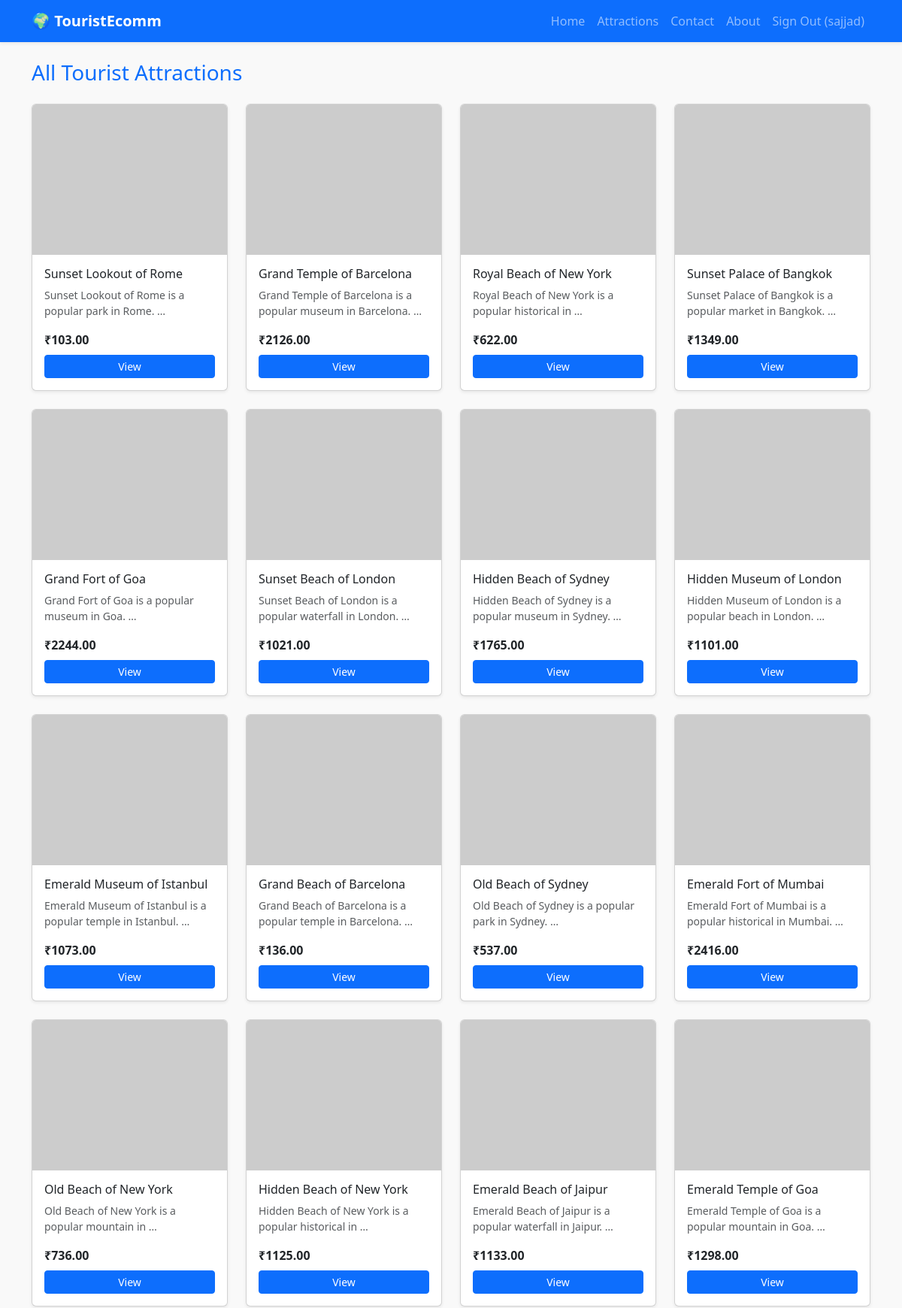
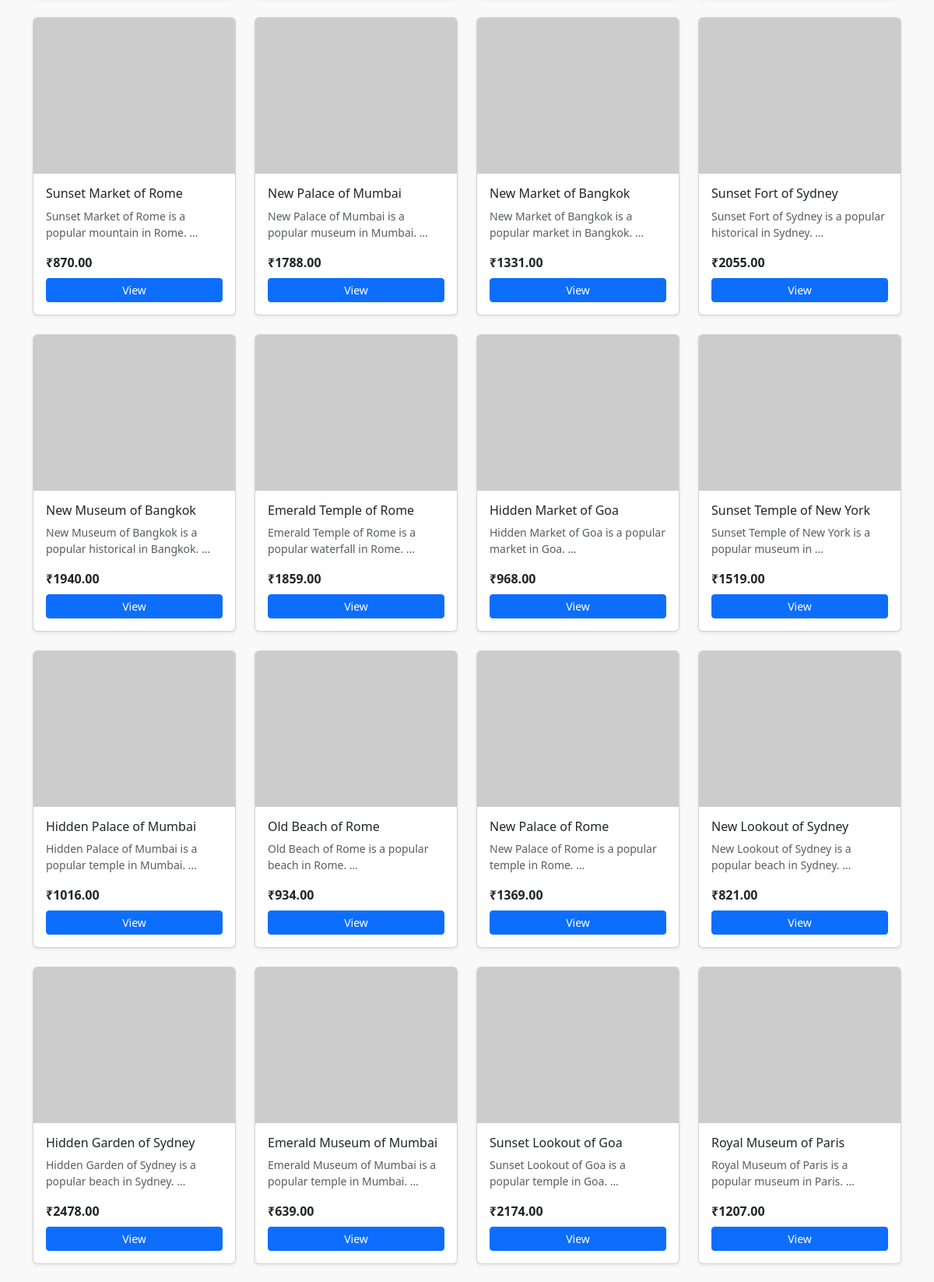
The app's page /attractions/ (signed in, upper part) with its own data (2 pictures, top to bottom).
### store/models.py (models this page shows)
class Attraction(models.Model):
    name = models.CharField(max_length=200)
    slug = models.SlugField(max_length=240, unique=True)
    region = models.ForeignKey(Region, on_delete=models.SET_NULL, null=True, blank=True)
    category = models.CharField(max_length=100, blank=True)
    description = models.TextField(blank=True)
    ticket_price = models.DecimalField(max_digits=8, decimal_places=2, default=0.00)
    image_url = models.URLField(blank=True)
    latitude = models.DecimalField(max_digits=9, decimal_places=6, null=True, blank=True)
    longitude = models.DecimalField(max_digits=9, decimal_places=6, null=True, blank=True)
    opening_hours = models.CharField(max_length=200, blank=True)
    available = models.BooleanField(default=True)
    created_at = models.DateTimeField(auto_now_add=True)

### store/views.py (the view)
# urls.py: path('attractions/', views.attractions_list, name='attractions_list'),
def attractions_list(request):
    attractions = Attraction.objects.all()
    return render(request, 'store/attractions_list.html', {'attractions': attractions})

### store/templates/store/attractions_list.html (shortened to what this page needs)
{% extends 'store/base.html' %}
{% block content %}
<h3 class="mb-4 text-primary">All Tourist Attractions</h3>
<div class="row">
  {% for a in attractions %}
  <div class="col-6 col-md-4 col-lg-3 mb-4">
    <div class="card h-100 shadow-sm">
      <img src="{{ a.image_url }}" class="card-img-top" alt="{{ a.name }}">
      <div class="card-body d-flex flex-column">
        <h6 class="card-title">{{ a.name }}</h6>
        <p class="card-text small text-muted">{{ a.description|truncatewords:10 }}</p>
        <p class="fw-bold mt-auto mb-2">₹{{ a.ticket_price }}</p>
        <a class="btn btn-sm btn-primary w-100" href="{% url 'attraction_detail' a.slug %}">View</a>
      </div>
    </div>
  </div>
  {% empty %}
    <p>No attractions available right now.</p>
  {% endfor %}
</div>
{% endblock %}

### store/templates/store/base.html (shortened to what this page needs)
<!DOCTYPE html>
<html lang="en">
<head>
  <link href="https://cdn.jsdelivr.net/npm/bootstrap@5.3.2/dist/css/bootstrap.min.css" rel="stylesheet">
</head>
<body>
  <nav class="navbar navbar-expand-lg navbar-dark bg-primary shadow-sm">
    <div class="container">
      <a class="navbar-brand fw-bold" href="{% url 'home' %}">🌍 TouristEcomm</a>
      <div class="collapse navbar-collapse" id="navmenu">
        <ul class="navbar-nav ms-auto">
            {% if user.is_authenticated %}
                <li class="nav-item"><a class="nav-link" href="{% url 'home' %}">Home</a></li>
                <li class="nav-item"><a class="nav-link" href="{% url 'attractions_list' %}">Attractions</a></li>
                <li class="nav-item"><a class="nav-link" href="{% url 'contact' %}">Contact</a></li>
                <li class="nav-item"><a class="nav-link" href="{% url 'about' %}">About</a></li>
                <li class="nav-item"><a class="nav-link" href="{% url 'signout' %}">Sign Out ({{ user.username }})</a></li>
            {% endif %}
        </ul>
      </div>
    </div>
  </nav>
  <div class="container my-4">
    {% block content %}{% endblock %}
  </div>
</body>
</html>

### store/templates/store/base.html (style rules this page uses)
body { background-color: #f9f9f9; }
.card-img-top { height: 200px; object-fit: cover; }

### records on screen
Attraction: name "Sunset Lookout of Rome", description "Sunset Lookout of Rome is a popular park in Rome. …", ticket_price "103.00"
Attraction: name "Grand Temple of Barcelona", description "Grand Temple of Barcelona is a popular museum in Barcelona. …", ticket_price "2126.00"
Attraction: name "Royal Beach of New York", description "Royal Beach of New York is a popular historical in …", ticket_price "622.00"
Attraction: name "Sunset Palace of Bangkok", description "Sunset Palace of Bangkok is a popular market in Bangkok. …", ticket_price "1349.00"
Attraction: name "Grand Fort of Goa", description "Grand Fort of Goa is a popular museum in Goa. …", ticket_price "2244.00"
Attraction: name "Sunset Beach of London", description "Sunset Beach of London is a popular waterfall in London. …", ticket_price "1021.00"
Attraction: name "Hidden Beach of Sydney", description "Hidden Beach of Sydney is a popular museum in Sydney. …", ticket_price "1765.00"
Attraction: name "Hidden Museum of London", description "Hidden Museum of London is a popular beach in London. …", ticket_price "1101.00"
Attraction: name "Emerald Museum of Istanbul", description "Emerald Museum of Istanbul is a popular temple in Istanbul. …", ticket_price "1073.00"
Attraction: name "Grand Beach of Barcelona", description "Grand Beach of Barcelona is a popular temple in Barcelona. …", ticket_price "136.00"
Attraction: name "Old Beach of Sydney", description "Old Beach of Sydney is a popular park in Sydney. …", ticket_price "537.00"
Attraction: name "Emerald Fort of Mumbai", description "Emerald Fort of Mumbai is a popular historical in Mumbai. …", ticket_price "2416.00"
Attraction: name "Old Beach of New York", description "Old Beach of New York is a popular mountain in …", ticket_price "736.00"
Attraction: name "Hidden Beach of New York", description "Hidden Beach of New York is a popular historical in …", ticket_price "1125.00"
Attraction: name "Emerald Beach of Jaipur", description "Emerald Beach of Jaipur is a popular waterfall in Jaipur. …", ticket_price "1133.00"
Attraction: name "Emerald Temple of Goa", description "Emerald Temple of Goa is a popular mountain in Goa. …", ticket_price "1298.00"
Attraction: name "Sunset Market of Rome", description "Sunset Market of Rome is a popular mountain in Rome. …", ticket_price "870.00"
Attraction: name "New Palace of Mumbai", description "New Palace of Mumbai is a popular museum in Mumbai. …", ticket_price "1788.00"
Attraction: name "New Market of Bangkok", description "New Market of Bangkok is a popular market in Bangkok. …", ticket_price "1331.00"
Attraction: name "Sunset Fort of Sydney", description "Sunset Fort of Sydney is a popular historical in Sydney. …", ticket_price "2055.00"
Attraction: name "New Museum of Bangkok", description "New Museum of Bangkok is a popular historical in Bangkok. …", ticket_price "1940.00"
Attraction: name "Emerald Temple of Rome", description "Emerald Temple of Rome is a popular waterfall in Rome. …", ticket_price "1859.00"
Attraction: name "Hidden Market of Goa", description "Hidden Market of Goa is a popular market in Goa. …", ticket_price "968.00"
Attraction: name "Sunset Temple of New York", description "Sunset Temple of New York is a popular museum in …", ticket_price "1519.00"
Attraction: name "Hidden Palace of Mumbai", description "Hidden Palace of Mumbai is a popular temple in Mumbai. …", ticket_price "1016.00"
Attraction: name "Old Beach of Rome", description "Old Beach of Rome is a popular beach in Rome. …", ticket_price "934.00"
Attraction: name "New Palace of Rome", description "New Palace of Rome is a popular temple in Rome. …", ticket_price "1369.00"
Attraction: name "New Lookout of Sydney", description "New Lookout of Sydney is a popular beach in Sydney. …", ticket_price "821.00"
Attraction: name "Hidden Garden of Sydney", description "Hidden Garden of Sydney is a popular beach in Sydney. …", ticket_price "2478.00"
Attraction: name "Emerald Museum of Mumbai", description "Emerald Museum of Mumbai is a popular temple in Mumbai. …", ticket_price "639.00"
Attraction: name "Sunset Lookout of Goa", description "Sunset Lookout of Goa is a popular temple in Goa. …", ticket_price "2174.00"
Attraction: name "Royal Museum of Paris", description "Royal Museum of Paris is a popular museum in Paris. …", ticket_price "1207.00"

### other values on screen
{{ user.username }} "sajjad"
